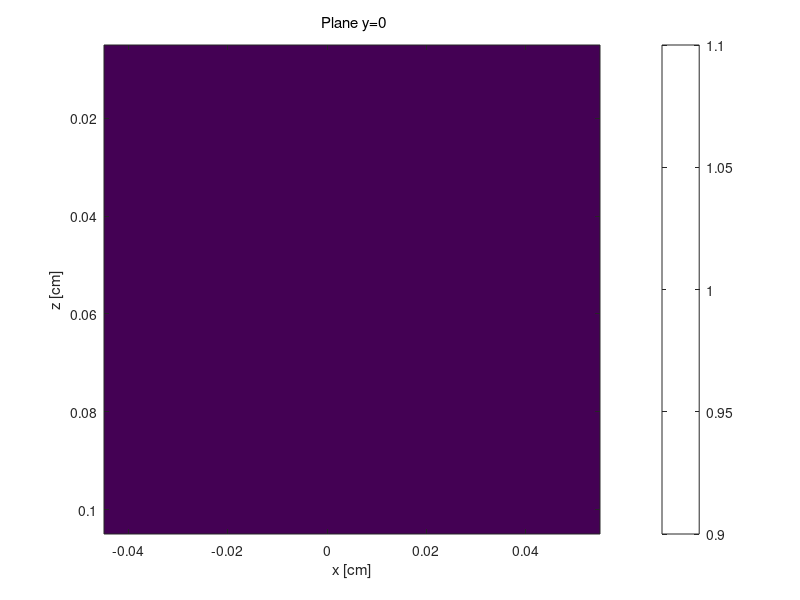

Recreate this plot in MATLAB.
% Create the files for the simulation
   
clear
format compact
clc
home

%File location
cd('C:\Users\raphi\Documents\ubuntu_share')

%%% USER CHOICES %%%%%%%% <-------- You must set these parameters ------
SAVEON      = 1;        % 1 = save myname_T.bin, myname_H.mci 
                        % 0 = don't save. Just check the program.

myname      = 'test';% name for files: myname_T.bin, myname_H.mci  
time_min    = 10;      	% time duration of the simulation [min] <----- run time -----
Nx          = 10;    	% # of bins in each dimension of cube 
Ny          = 10;    	% # of bins in each dimension of cube 
Nz          = 10;    	% # of bins in each dimension of cube 
binsize     = 0.01; 	% size of each bin, eg. [cm]

% Set Monte Carlo launch flags (not in use)
mcflag      = 0;     	% launch: 0 = uniform beam, 1 = Gaussian, 2 = isotropic pt. 
                        % 3 = rectangular beam (use xfocus,yfocus for x,y halfwidths)
launchflag  = 1;        % 0 = let mcxyz.c calculate launch trajectory
                        % 1 = manually set launch vector.
boundaryflag = 2;       % 0 = no boundaries, 1 = escape at boundaries
                        % 2 = escape at surface only. No x, y, bottom z
                        % boundaries

% Sets position of source with 0 centered on each Aline
xs          = 0;      	% x of source
ys          = 0;        % y of source
zs          = 0.0001;  	% z of source must start in simulation

% Set position of focus, so mcxyz can calculate launch trajectory (not in use)
xfocus      = 0;        % set x,position of focus
yfocus      = 0;        % set y,position of focus
zfocus      = inf;    	% set z,position of focus (=inf for collimated beam)

% Set detection parameter
radius      = 0.05;     % Half width of the BScan
waist       = 0.05;  	% Width of the scanned beam (Not in use)
Ndetectors  = 512;      % Number of Aline per BScan
det_radius  = 0.1;      % Width of the beam at the imaging lens
flens       = 2.0;      % Focal lenth of the lens
cos_accept  = flens./sqrt((det_radius).^2+(flens).^2);

% only used if launchflag == 1 (manually set launch trajectory): (not in use)
ux0         = 0;      % trajectory projected onto x axis
uy0         = 0;      % trajectory projected onto y axis
uz0         = sqrt(1 - ux0^2 - uy0^2); % such that ux^2 + uy^2 + uz^2 = 1

% Bias scattering parameter
a_coef    = 0.9;
p         = 0.5;

%%%%%%%%%%%%%%%%%%%%%%%%%

%%%%%%%%%%%%
% Create Sample
%%%
zsurf = 0.0;  % position of air/skin surface
T = double(zeros(Nx,Ny,Nz));
Nt = 1; %Number if layers
muav(1) = 10;    %Absorption coef. of first layer
musv(1) = 100;   %Scattering coef. of first layer
gv(1) = 0.9;     %Anisotropy of first layer
nrv(1) = 1;      %Refraction index of first layer

%%%%%%%%%% 
% Prepare Monte Carlo 
%%%


% Specify Monte Carlo parameters    
dx = binsize;
dy = binsize;
dz = binsize;
x  = ([1:Nx]'-Nx/2)*dx;
y  = ([1:Ny]'-Ny/2)*dy;
z  = [1:Nz]'*dz;
zmin = min(z);
zmax = max(z);
xmin = min(x);
xmax = max(x);

if isinf(zfocus), zfocus = 1e12; end



%%
if SAVEON
    tic
    % convert T to linear array of integer values, v(i)i = 0;
    v = uint8(reshape(T,Ny*Nx*Nz,1));

    %% WRITE FILES
    % Write myname_H.mci file
    %   which contains the Monte Carlo simulation parameters
    %   and specifies the tissue optical properties for each tissue type.
    commandwindow
    disp(sprintf('--------create %s --------',myname))
    filename = sprintf('%s_H.mci',myname);
    fid = fopen(filename,'w');
        % run parameters
        fprintf(fid,'%0.2f\n',time_min);
        fprintf(fid,'%0.4f\n',a_coef);
        fprintf(fid,'%0.4f\n',p);
        fprintf(fid,'%0.4f\n',Ndetectors);
        fprintf(fid,'%0.4f\n',det_radius);
        fprintf(fid,'%0.4f\n',cos_accept);
        fprintf(fid,'%d\n'   ,Nx);
        fprintf(fid,'%d\n'   ,Ny);
        fprintf(fid,'%d\n'   ,Nz);
        fprintf(fid,'%0.4f\n',dx);
        fprintf(fid,'%0.4f\n',dy);
        fprintf(fid,'%0.4f\n',dz);
        % launch parameters
        fprintf(fid,'%d\n'   ,mcflag);
        fprintf(fid,'%d\n'   ,launchflag);
        fprintf(fid,'%d\n'   ,boundaryflag);
        fprintf(fid,'%0.4f\n',xs);
        fprintf(fid,'%0.4f\n',ys);
        fprintf(fid,'%0.4f\n',zs);
        fprintf(fid,'%0.4f\n',xfocus);
        fprintf(fid,'%0.4f\n',yfocus);
        fprintf(fid,'%0.4f\n',zfocus);
        fprintf(fid,'%0.4f\n',ux0); % if manually setting ux,uy,uz
        fprintf(fid,'%0.4f\n',uy0);
        fprintf(fid,'%0.4f\n',uz0);
        fprintf(fid,'%0.4f\n',radius);
        fprintf(fid,'%0.4f\n',waist);
        fprintf(fid,'%0.4f\n',zsurf);
        % tissue optical properties
        fprintf(fid,'%d\n',Nt);
        for i=1:Nt
            fprintf(fid,'%0.6f\n',muav(i));
            fprintf(fid,'%0.6f\n',musv(i));
            fprintf(fid,'%0.6f\n',gv(i));
            fprintf(fid,'%0.6f\n',nrv(i));
        end
    fclose(fid);

    %% write myname_T.bin file
    filename = sprintf('%s_T.bin',myname);
    disp(['create ' filename])
    fid = fopen(filename,'wb');
    fwrite(fid,v,'uint8');
    fclose(fid);

    toc
end % SAVEON


%% Look at structure of Tzx at iy=Ny/2
Txzy = shiftdim(T,1);   % Tyxz --> Txzy
Tzx  = Txzy(:,:,Ny/2)'; % Tzx

%%
figure; clf
Tzx = squeeze(T(:,round(Ny/2),:))';
imagesc(x,z,Tzx,[1 Nt])
xlabel('x [cm]')
ylabel('z [cm]')
title('\rm Plane y=0')
colorbar
